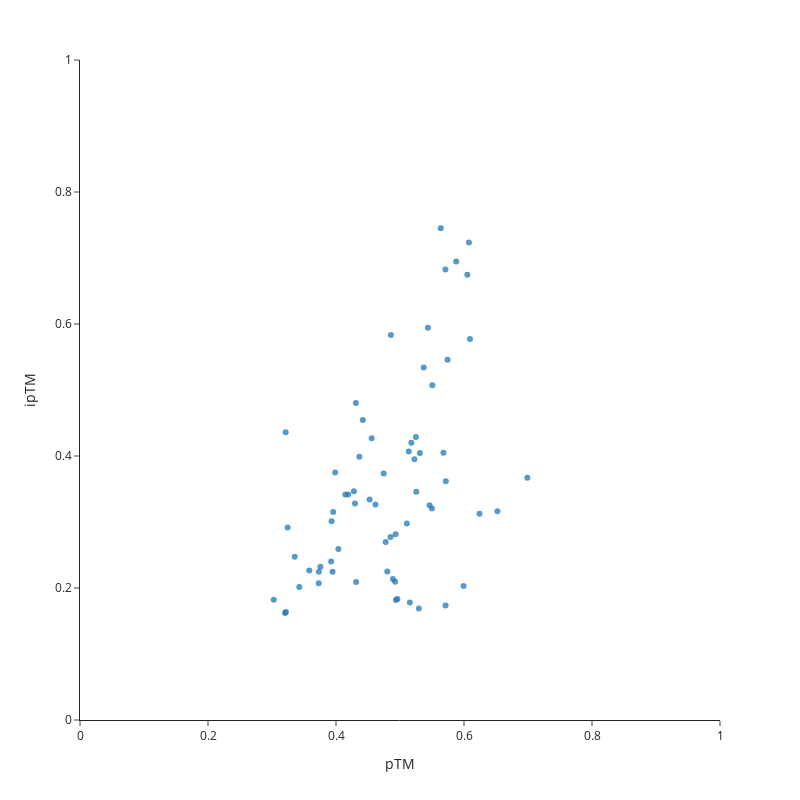

Notebook cell for this chart:
### Code cell
# Plot using plotly express
fig = px.scatter(df_screen, x='pTM', y='ipTM',
                 hover_data=['ChainA', 'ChainB', 'pLDDT', 'pDockQ'],
                 range_x=[0, 1],
                 range_y=[0, 1],
                 template="simple_white",
                 opacity=0.75)
fig.update_layout(autosize=False, width=800, height=800)
fig.write_html(f'/Volumes/terry/PPIDB/for_others/LS/{datetime.datetime.now().strftime("%Y%m%d")}_dnd_screen.html')
fig.show()

### Figure 1 — Plotly figure (JSON) as saved in the notebook; plotly's stock layout.template omitted (floating-point values rounded to 4 significant figures; data arrays with more than 128 entries replaced by an {"elided": "..."} marker saying what was removed)
{"data": [{"customdata": {"elided": "66x4 mixed values"}, "hovertemplate": "pTM=%{x}<br>ipTM=%{y}<br>ChainA=%{customdata[0]}<br>ChainB=%{customdata[1]}<br>pLDDT=%{customdata[2]}<br>pDockQ=%{customdata[3]}<extra></extra>", "legendgroup": "", "marker": {"color": "#1F77B4", "opacity": 0.75, "symbol": "circle"}, "mode": "markers", "name": "", "orientation": "v", "showlegend": false, "x": [0.5254, 0.4314, 0.571, 0.5311, 0.3218, 0.496, 0.4776, 0.6053, 0.4311, 0.5679, 0.3946, 0.4558, 0.4931, 0.3427, 0.5137, 0.5226, 0.419, 0.3987, 0.5462, 0.3203, 0.3731, 0.4296, 0.5499, 0.3931, 0.5435, 0.5248, 0.4525, 0.3027, 0.4802, 0.5371, 0.4936, 0.4617, 0.3924, 0.3757, 0.5993, 0.4146, 0.4279, 0.3956, 0.5636, 0.3583, 0.4365, 0.4924, 0.3214, 0.4889, 0.5178, 0.3355, 0.5712, 0.6077, 0.6094, 0.5878, 0.3245, 0.6242, 0.5106, 0.5742, 0.3732, 0.5154, 0.4744, 0.6522, 0.4419, 0.4852, 0.5505, 0.4037, 0.6991, 0.4858, 0.5716, 0.5294], "xaxis": "x", "y": [0.3457, 0.209, 0.6826, 0.4046, 0.1636, 0.1835, 0.2695, 0.6744, 0.4805, 0.4048, 0.2248, 0.427, 0.2816, 0.2015, 0.4069, 0.3951, 0.3417, 0.3749, 0.3255, 0.1623, 0.2074, 0.328, 0.3203, 0.301, 0.5945, 0.4287, 0.3341, 0.1824, 0.2251, 0.5343, 0.1819, 0.3266, 0.24, 0.2323, 0.2031, 0.3418, 0.3464, 0.3151, 0.745, 0.2263, 0.3988, 0.2096, 0.4361, 0.2137, 0.4202, 0.2472, 0.1735, 0.7234, 0.5772, 0.6948, 0.2918, 0.3126, 0.2978, 0.5457, 0.2246, 0.1779, 0.3733, 0.3164, 0.4547, 0.2771, 0.5072, 0.2592, 0.3669, 0.5832, 0.3617, 0.1691], "yaxis": "y", "type": "scatter"}], "layout": {"xaxis": {"anchor": "y", "domain": [0.0, 1.0], "title": {"text": "pTM"}, "range": [0, 1]}, "yaxis": {"anchor": "x", "domain": [0.0, 1.0], "title": {"text": "ipTM"}, "range": [0, 1]}, "legend": {"tracegroupgap": 0}, "margin": {"t": 60}, "autosize": false, "width": 800, "height": 800}}
